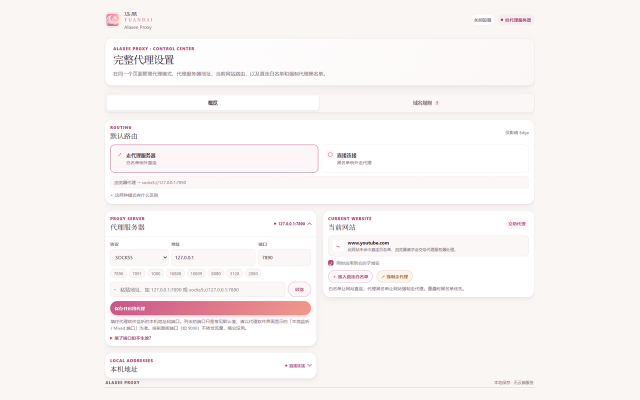
#> input picture store-uploads/01-overview.png, 1280 x 800 px (shown at 1/2 size)
$ python store-shot.py ../store-uploads/01-overview.png
#> lines starting #> are read from the running program, lines starting #| are printed output that depends on the picture
#!/usr/bin/env python3
"""Fit a raw screenshot onto the canvas Partner Center accepts.

Microsoft accepts exactly two screenshot sizes: 640x480 and 1280x800. A screenshot
of the popup is portrait and a screenshot of the settings page is wider than 16:10,
so neither lands on a valid size by itself. This scales the capture to fit inside
the canvas without changing its aspect ratio, then centres it on the interface
background colour. Nothing is cropped and nothing is stretched.

Usage:
  python3 scripts/store-shot.py capture.png
  python3 scripts/store-shot.py *.png --size 640x480
  python3 scripts/store-shot.py capture.png --out store-assets/shot-1.png

Output defaults to store-assets/shot-<padded>.png, which is ignored by Git.
"""
from __future__ import annotations

import argparse
import sys
from collections import Counter
from pathlib import Path

try:
    from PIL import Image  # type: ignore
except ImportError:  # pragma: no cover - environment guard
    sys.exit("Pillow is required: pip install Pillow")

ROOT = Path(__file__).resolve().parent.parent
OUT = ROOT / "store-assets"

# Partner Center's two accepted sizes. There is no third option.
ACCEPTED = {"1280x800": (1280, 800), "640x480": (640, 480)}

# Fallback padding colour: --bg of the light theme. The real padding colour is
# sampled from the capture's own border, because the interface background is a
# subtle gradient - a hardcoded value leaves a visible band where the padding
# starts, which reads as a mistake.
PAD_BG = (0xFA, 0xF6, 0xF4)

# A little breathing room so the capture does not touch the canvas edge, which reads
# as a crop even when it is not.
MARGIN = 24

# How far a pixel may drift from the background colour and still count as background.
# Screenshots pick up a little noise from the compositor.
BG_TOLERANCE = 10

# Fraction of a row or column that must be background before it is treated as margin.
# Not 1.0: a stray antialiased pixel at one end should not pin the crop.
BG_RATIO = 0.98

# With --mode cover --anchor top, how much of the top to preserve before cropping.
# A viewport capture starts with the brand header, and cropping from row 0 cuts it.
COVER_TOP_KEEP = 0.035


def border_colour(img: Image.Image) -> tuple[int, int, int]:
    """The dominant colour around the edge - the page or window background."""
    counts: Counter[tuple[int, int, int]] = Counter()
    w, h = img.size
    for x in range(w):
        counts[img.getpixel((x, 0))] += 1
        counts[img.getpixel((x, h - 1))] += 1
    for y in range(h):
        counts[img.getpixel((0, y))] += 1
        counts[img.getpixel((w - 1, y))] += 1
    return counts.most_common(1)[0][0]


def _uniform(pixels, bg: tuple[int, int, int]) -> bool:
    hits = 0
    total = 0
    for p in pixels:
        total += 1
        if max(abs(p[i] - bg[i]) for i in range(3)) <= BG_TOLERANCE:
            hits += 1
    return total > 0 and hits / total >= BG_RATIO


def trim_margins(img: Image.Image) -> Image.Image:
    """Drop uniform background rows and columns at the edges.

    Two different problems, one rule. A settings capture carries wide empty page
    margins on both sides, which shrink the interface when it is fitted to a
    1280-wide canvas; dropping them makes the small print readable again. A popup
    capture can carry a stray few pixels of window chrome on one edge, which show
    up as a coloured stripe in the listing. Neither is content, and a row that is
    entirely background cannot be.

    The rule only ever removes rows and columns that are uniform background, so it
    cannot cut off part of the interface.
    """
    bg = border_colour(img.convert("RGB"))
    w, h = img.size
    rgb = img.convert("RGB")
    left, right, top, bottom = 0, w - 1, 0, h - 1
    while left < right and _uniform((rgb.getpixel((left, y)) for y in range(h)), bg):
        left += 1
    while right > left and _uniform((rgb.getpixel((right, y)) for y in range(h)), bg):
        right -= 1
    while top < bottom and _uniform((rgb.getpixel((x, top)) for x in range(w)), bg):
        top += 1
    while bottom > top and _uniform((rgb.getpixel((x, bottom)) for x in range(w)), bg):
        bottom -= 1
    if (left, top, right, bottom) == (0, 0, w - 1, h - 1):
        return img
    return img.crop((left, top, right + 1, bottom + 1))


def fit(src: Image.Image, canvas: tuple[int, int], mode: str = "contain",
        anchor: str = "top") -> Image.Image:
    """Place the capture on the canvas.

    contain: fit entirely inside, pad the leftover with the capture's own
             background. Nothing is lost, but a capture that is squarer than the
             16:10 canvas is scaled down to fit the height, so the interface
             shrinks and the text with it.

    cover:   fill the canvas and crop the overflow. The interface stays large, but
             part of a tall capture is lost. Anchoring to the top keeps the header
             and the top cards, which is what a viewport capture would show.
    """
    if mode == "cover":
        scale = max(canvas[0] / src.width, canvas[1] / src.height)
        w = max(1, round(src.width * scale))
        h = max(1, round(src.height * scale))
        art = src.resize((w, h), Image.LANCZOS)
        left = (w - canvas[0]) // 2
        if anchor == "top":
            # Not 0: the header sits on the very first row of a viewport capture,
            # so cropping flush to the top shaves the wordmark. Keeping a slice of
            # the top means the header survives and the crop lands in the content.
            top = min(round(h * COVER_TOP_KEEP), h - canvas[1])
            top = max(0, top)
        else:
            top = (h - canvas[1]) // 2
        return art.crop((left, top, left + canvas[0], top + canvas[1]))

    box = (canvas[0] - MARGIN * 2, canvas[1] - MARGIN * 2)
    scale = min(box[0] / src.width, box[1] / src.height)
    w = max(1, round(src.width * scale))
    h = max(1, round(src.height * scale))
    art = src.resize((w, h), Image.LANCZOS)
    pad = border_colour(src)
    out = Image.new("RGB", canvas, pad)
    out.paste(art, ((canvas[0] - w) // 2, (canvas[1] - h) // 2))
    return out


def main() -> int:
    ap = argparse.ArgumentParser(description=__doc__, formatter_class=argparse.RawDescriptionHelpFormatter)
    ap.add_argument("inputs", nargs="+", type=Path, help="raw screenshots")
    ap.add_argument("--size", default="1280x800", choices=sorted(ACCEPTED), help="canvas size")
    ap.add_argument("--out", type=Path, help="output path (single input only)")
    ap.add_argument("--no-trim", action="store_true", help="keep uniform background margins")
    ap.add_argument("--mode", default="contain", choices=("contain", "cover"),
                    help="contain fits inside and pads; cover fills and crops")
    ap.add_argument("--anchor", default="center", choices=("top", "center"),
                    help="with --mode cover, which end to keep")
    args = ap.parse_args()

    canvas = ACCEPTED[args.size]
    if args.out and len(args.inputs) > 1:
        sys.exit("--out only makes sense with one input")

    OUT.mkdir(exist_ok=True)
    for i, path in enumerate(args.inputs, 1):
        if not path.exists():
            sys.exit(f"not found: {path}")
        with Image.open(path) as im:
#> im is the input picture: PIL image 1280x800 RGB; mean R, G, B 249.1, 244.5, 244
            src = im.convert("RGB")
        original = src.size
#> original = (1280, 800)
        if not args.no_trim:
            src = trim_margins(src)
#> after the loop in border_colour, `for x in range(w):`: counts = {(250, 246, 244): 2560}
#> after the loop in border_colour, `for y in range(h):`: counts = {(250, 246, 244): 4160}
#> in trim_margins, `bg = border_colour(img.convert("RGB"))`: bg = (250, 246, 244)
#> in _uniform, `hits = 0`: hits = 0
#> after the loop in trim_margins, `while left < right and _uniform((rgb.getpixel((left, y)) for y in rang..`: left = 209
#> the loop in trim_margins, `while right > left and _uniform((rgb.getpixel((right, y)) for y in ran..` made 210 passes
#> right on passes 1 to 3: 1278, 1277, 1276
#> after the loop in trim_margins, `while right > left and _uniform((rgb.getpixel((right, y)) for y in ran..`: right = 1069
#> the loop in trim_margins, `while top < bottom and _uniform((rgb.getpixel((x, top)) for x in range..` made 24 passes
#> after the loop in trim_margins, `while top < bottom and _uniform((rgb.getpixel((x, top)) for x in range..`: top = 24
#> the loop in trim_margins, `while bottom > top and _uniform((rgb.getpixel((x, bottom)) for x in ra..` made 24 passes
#> bottom on passes 1 to 12: 798, 797, 796, 795, 794, 793, 792, 791, 790, 789, 788, 787
#> after the loop in trim_margins, `while bottom > top and _uniform((rgb.getpixel((x, bottom)) for x in ra..`: bottom = 775
#> in trim_margins, `return img.crop((left, top, right + 1, bottom + 1))`:
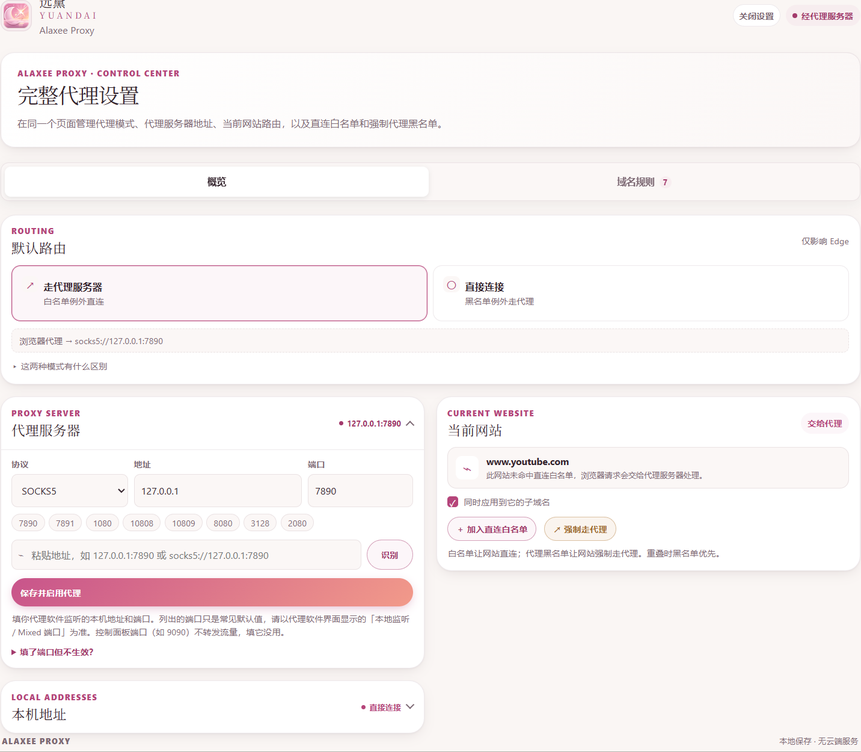
#> returned value: PIL image 861x752 RGB; mean R, G, B 248.6, 243.7, 243.9
        shot = fit(src, canvas, mode=args.mode, anchor=args.anchor)
#> in fit, `pad = border_colour(src)`: pad = (250, 246, 244)
#> in fit, `out = Image.new("RGB", canvas, pad)`:
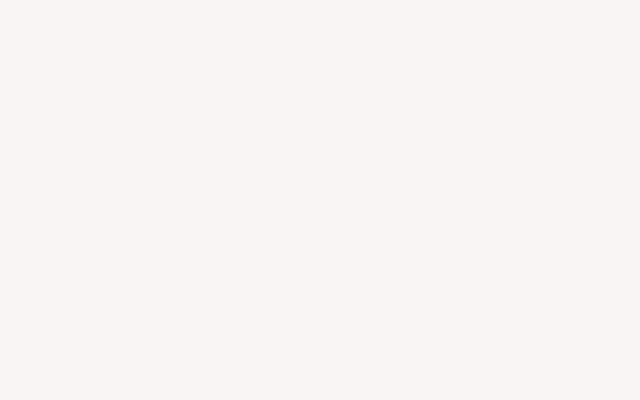
#> out: PIL image 1280x800 RGB (shown at 1/2 size); mean R, G, B 250, 246, 244
        dest = args.out or (OUT / f"shot-{i}-{args.size}.png")
        if args.out:
            dest.parent.mkdir(parents=True, exist_ok=True)
        shot.save(dest)
        grew = " (upscaled)" if canvas[0] > src.width else ""
#> grew = ' (upscaled)'
        note = ""
        if src.size != original:
            note = f"  trimmed {original[0]-src.width}x{original[1]-src.height}"
#> note = '  trimmed 419x48'
        print(f"{path.name}  {original[0]}x{original[1]} -> {dest.name}  {canvas[0]}x{canvas[1]}{note}{grew}")
#| 01-overview.png  1280x800 -> shot-1-1280x800.png  1280x800  trimmed 419x48 (upscaled)
    return 0


if __name__ == "__main__":
    raise SystemExit(main())
#> (the program exits here)
